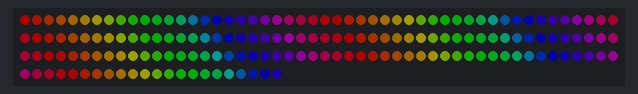
The sketch below on a simulated Arduino Uno, built with avr-gcc and run on an emulated ATmega328P. Shown: 172 RGB LEDs in strip order, left to right, continuing on the next row. Dim RGB values are drawn brighter than linear.

Above: at 0.16 s.
At 5.04 s:
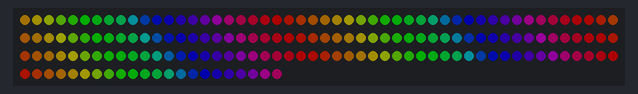
At 9.93 s:
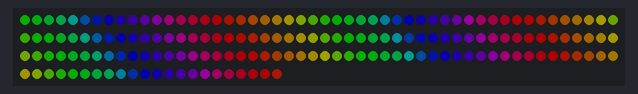
At 20.0 s:
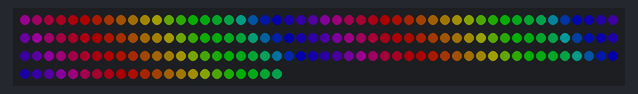
At 30.08 s:
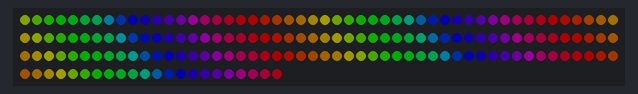
At 39.84 s:
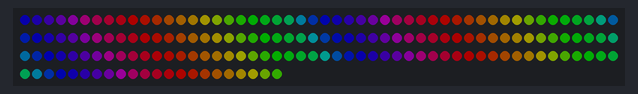

The sketch:

rainbowwave.ino
```cpp
#include <FastLED.h>

#define NUM_LEDS  172
#define LED_PIN   6

CRGB leds[NUM_LEDS];

//has to be uint8_t so it starts at 0 after it reached 256
uint8_t hue = 0;

void setup() {
  FastLED.addLeds<WS2812B, LED_PIN, GRB>(leds, NUM_LEDS);
  FastLED.setBrightness(50);
}

void loop() {

  for (int i = 0; i < NUM_LEDS; ++i) {
    leds[i] = CHSV(hue + (i * 10), 255, 255);
  }

  //You can change the pattern speed here
  EVERY_N_MILLISECONDS(15){
    hue++;
  }

  FastLED.show();
}
```
